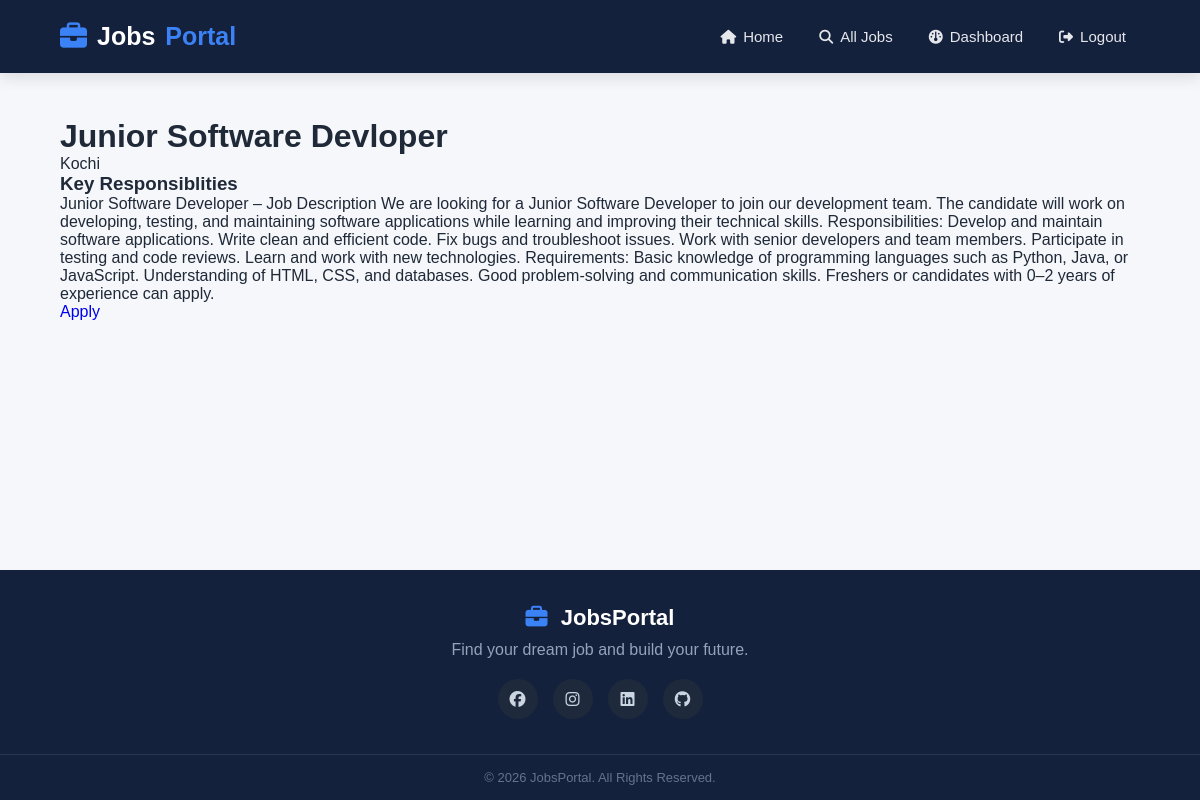
Screenshot of /job-detail/1 (signed in) with the database file from the repository.
### jobs/models.py (models this page shows, shortened)
class Jobs(models.Model):
    title=models.CharField(max_length=100)
    sector=models.ForeignKey(Sectors,on_delete=models.CASCADE)
    company=models.ForeignKey(Company,on_delete=models.CASCADE)
    location=models.CharField(max_length=50)
    description=models.TextField()
    salary=models.CharField(max_length=50)
    post_date=models.DateField(auto_now_add=True)
    slug=models.SlugField(blank=True)
    is_active=models.BooleanField(default=True)

### jobs/views.py (the view)
# urls.py: path("job-detail/<int:job_id>",views.jobDetail,name="job_detail"),
@login_required
def jobDetail(request,job_id):
    job=Jobs.objects.get(id=job_id)
    return render(request,"job-detail.html",{"job":job})

### jobs/context_processors.py (called while the page is built)
def allSectors(request):
    all_sectors=Sectors.objects.all()
    return dict(sectors=all_sectors)

### templates/job-detail.html (shortened to what this page needs)
{% extends 'base.html' %}
{% block content %}
<div>
    <h1>{{job.title}}</h1>
    <div>{{job.location}}</div>
    <h3>Key Responsiblities</h3>
    <p>{{job.description}}</p>
    <a href="{% url 'apply_job' job.id %}">Apply</a>
</div>
{% endblock %}

### static/css/styles.css (style rules this page uses)
* { margin: 0; padding: 0; box-sizing: border-box; }
body { font-family: Arial, Helvetica, sans-serif; background: #f5f7fb; color: #1f2937; min-height: 100vh; display: flex; flex-direction: column; }
a { text-decoration: none; }

### rows the page displays
Jobs: title "Junior Software Devloper", location "Kochi", description "Junior Software Developer – Job Description We are looking for a Junior Software Developer to join our development team. The candidate will work on developing, testing, and maintaining software applications while learning and improving their technical skills. Responsibilities: Develop and maintain software applications. Write clean and efficient code. Fix bugs and troubleshoot issues. Work with senior developers and team members. Participate in testing and code reviews. Learn and work with new technologies. Requirements: Basic knowledge of programming languages such as Python, Java, or JavaScript. Understanding of HTML, CSS, and databases. Good problem-solving and communication skills.…"
